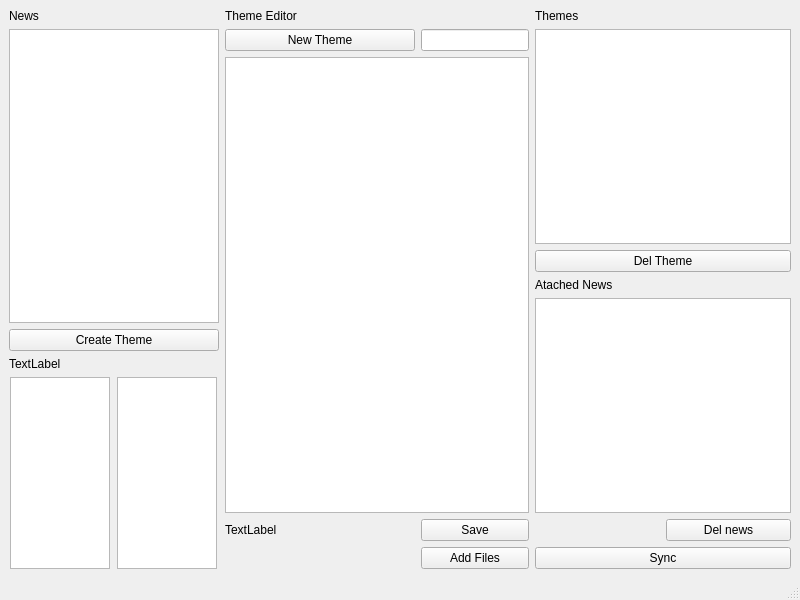
<?xml version="1.0" encoding="UTF-8"?>
<ui version="4.0">
 <class>MainWindow</class>
 <widget class="QMainWindow" name="MainWindow">
  <property name="geometry">
   <rect>
    <x>0</x>
    <y>0</y>
    <width>800</width>
    <height>600</height>
   </rect>
  </property>
  <property name="windowTitle">
   <string>MainWindow</string>
  </property>
  <widget class="QWidget" name="centralwidget">
   <layout class="QHBoxLayout" name="horizontalLayout_2" stretch="0,1,0">
    <item>
     <layout class="QVBoxLayout" name="verticalLayout" stretch="0,1,0,0,0">
      <property name="sizeConstraint">
       <enum>QLayout::SetMinimumSize</enum>
      </property>
      <item>
       <widget class="QLabel" name="label">
        <property name="text">
         <string>News</string>
        </property>
       </widget>
      </item>
      <item>
       <widget class="QListView" name="rssList">
        <property name="maximumSize">
         <size>
          <width>210</width>
          <height>16777215</height>
         </size>
        </property>
       </widget>
      </item>
      <item>
       <widget class="QPushButton" name="pushButton">
        <property name="text">
         <string>Create Theme</string>
        </property>
       </widget>
      </item>
      <item>
       <widget class="QLabel" name="label_2">
        <property name="text">
         <string>TextLabel</string>
        </property>
       </widget>
      </item>
      <item>
       <layout class="QHBoxLayout" name="horizontalLayout">
        <item>
         <widget class="QListWidget" name="taxThemeList">
          <property name="maximumSize">
           <size>
            <width>100</width>
            <height>16777215</height>
           </size>
          </property>
         </widget>
        </item>
        <item>
         <widget class="QListWidget" name="taxGeoList">
          <property name="maximumSize">
           <size>
            <width>100</width>
            <height>16777215</height>
           </size>
          </property>
         </widget>
        </item>
       </layout>
      </item>
     </layout>
    </item>
    <item>
     <layout class="QGridLayout" name="gridLayout" rowstretch="0,0,0,0,0" columnstretch="1,0">
      <item row="0" column="0">
       <widget class="QLabel" name="label_3">
        <property name="text">
         <string>Theme Editor</string>
        </property>
       </widget>
      </item>
      <item row="1" column="1">
       <widget class="QLineEdit" name="titleEdit"/>
      </item>
      <item row="2" column="0" colspan="2">
       <widget class="TextEdit" name="textEdit"/>
      </item>
      <item row="3" column="0">
       <widget class="QLabel" name="label_4">
        <property name="text">
         <string>TextLabel</string>
        </property>
       </widget>
      </item>
      <item row="3" column="1">
       <widget class="QPushButton" name="btnSave">
        <property name="text">
         <string>Save</string>
        </property>
       </widget>
      </item>
      <item row="4" column="1">
       <widget class="QPushButton" name="pushButton_3">
        <property name="text">
         <string>Add Files</string>
        </property>
       </widget>
      </item>
      <item row="1" column="0">
       <widget class="QPushButton" name="pushButton_4">
        <property name="text">
         <string>New Theme</string>
        </property>
       </widget>
      </item>
     </layout>
    </item>
    <item>
     <layout class="QGridLayout" name="gridLayout_2">
      <item row="0" column="0">
       <widget class="QLabel" name="label_5">
        <property name="text">
         <string>Themes</string>
        </property>
       </widget>
      </item>
      <item row="1" column="0" colspan="2">
       <widget class="QListView" name="themesList"/>
      </item>
      <item row="5" column="1">
       <widget class="QPushButton" name="pushButton_5">
        <property name="text">
         <string>Del news</string>
        </property>
       </widget>
      </item>
      <item row="6" column="0" colspan="2">
       <widget class="QPushButton" name="btnSync">
        <property name="maximumSize">
         <size>
          <width>16777215</width>
          <height>50</height>
         </size>
        </property>
        <property name="text">
         <string>Sync</string>
        </property>
       </widget>
      </item>
      <item row="3" column="0">
       <widget class="QLabel" name="label_6">
        <property name="text">
         <string>Atached News</string>
        </property>
       </widget>
      </item>
      <item row="4" column="0" colspan="2">
       <widget class="QListView" name="listView_5"/>
      </item>
      <item row="2" column="0" colspan="2">
       <widget class="QPushButton" name="pushButton_7">
        <property name="text">
         <string>Del Theme</string>
        </property>
       </widget>
      </item>
     </layout>
    </item>
   </layout>
  </widget>
  <widget class="QMenuBar" name="menubar">
   <property name="geometry">
    <rect>
     <x>0</x>
     <y>0</y>
     <width>800</width>
     <height>21</height>
    </rect>
   </property>
  </widget>
  <widget class="QStatusBar" name="statusbar"/>
 </widget>
 <customwidgets>
  <customwidget>
   <class>TextEdit</class>
   <extends>QTextEdit</extends>
   <header location="global">textedit.h</header>
  </customwidget>
 </customwidgets>
 <resources/>
 <connections/>
</ui>
